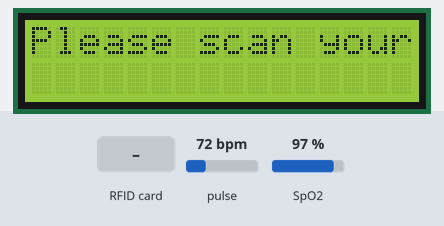
The sketch below on a simulated ESP8266 (NodeMCU). Shown: 16×2 character LCD. Inputs (shaded band) come from the test bench; at power-on: pulse 72 bpm, SpO2 97 %. WiFi joins after 1.5 s; servers stay silent unless stated; uploads are accepted with an empty reply; what the sketch prints to the serial monitor is not drawn.

Above: at 9.1 s.
9.2 s: RFID card 5E 7A 19 C4 held to the reader
At 10.6 s:
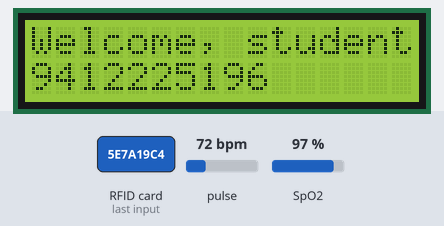
13.7 s: pulse set to 42 bpm
At 16.3 s:
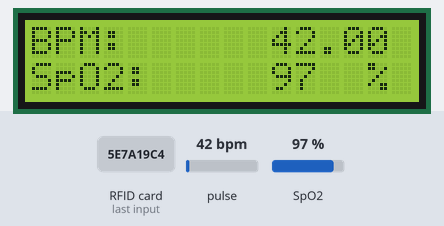
16.7 s: SpO2 set to 80 %
At 19.4 s:
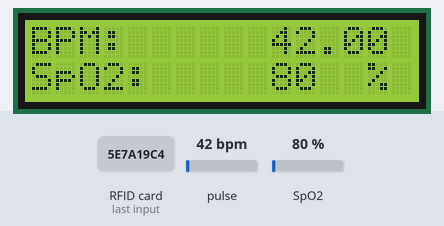
19.7 s: pulse set to 70 bpm
At 22.4 s:
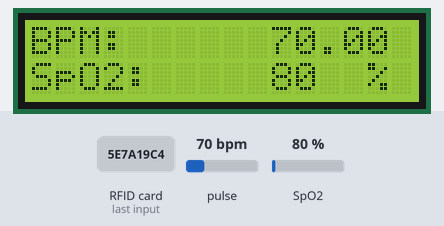
22.7 s: SpO2 set to 85 %
At 43.2 s:
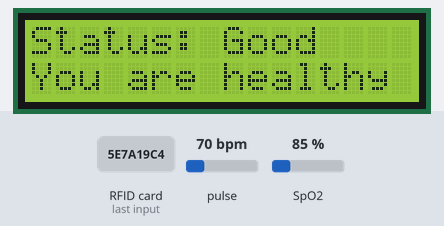
Timing chart, 0 to 44.2 s (numbered marks = the images above; inputs shaded):
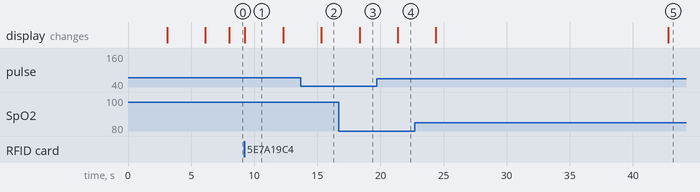

The sketch:

sketch_oct21a.ino
```cpp
#define BLYNK_TEMPLATE_ID "TMPLtaRLfNfT"
#define BLYNK_DEVICE_NAME "Health monitor"
#define BLYNK_AUTH_TOKEN "fM2xLkOtBN-h8GQ4AK3x-ogmplWHTFYd"

constexpr uint8_t RST_PIN = D3; // Configurable, see typical pin layout above
constexpr uint8_t SS_PIN = D4;  // Configurable, see typical pin layout above

#include <SPI.h>
#include <MFRC522.h>

#include <time.h>
#include <NTPClient.h>
#include <WiFiUdp.h>

#include <ESP8266HTTPClient.h>
#include <WiFiClient.h>

#include <Wire.h>
#include <ESP8266WiFi.h>
#include <BlynkSimpleEsp8266.h>
#include "MAX30100_PulseOximeter.h"
// #include <SimpleTimer.h>
// #include <ESP8266WiFi.h>
#include <BlynkSimpleEsp8266.h>
#include <LiquidCrystal_I2C.h>
LiquidCrystal_I2C lcd(0x27, 16, 2);

char auth[] = "fM2xLkOtBN-h8GQ4AK3x-ogmplWHTFYd"; // You should get Auth Token in the Blynk App.
char ssid[] = "A";                                // Your WiFi credentials.
char pass[] = "3fewgwegweg";

MFRC522 rfid(SS_PIN, RST_PIN); // Instance of the class
MFRC522::MIFARE_Key key;

String tag;

// REPLACE with your Domain name and URL path or IP address with path
const char *serverName = "http://healthmonitor1690.000webhostapp.com/post-esp-data.php";

// Keep this API Key value to be compatible with the PHP code provided in the project page.
// If you change the apiKeyValue value, the PHP file /post-esp-data.php also needs to have the same key
String apiKeyValue = "tPmAT5Ab3j7F9";

String status = "";

String sensorName = "MAX30100";
String sensorLocation = "Class";

// declare variable for average reading of heart rate and spo2
float avg_pulse = 0;
float avg_spo2 = 0;

// delacre array variable of 10 element to store the value of heart rate and spo2
float pulse_data[10];
float spo2_data[10];

// Define NTP Client to get time
WiFiUDP ntpUDP;
NTPClient timeClient(ntpUDP, "pool.ntp.org");

#define REPORTING_PERIOD_MS 3000
SimpleTimer timer;

PulseOximeter pox;
uint32_t tsLastReport = 0;

void onBeatDetected()
{
  ;
}

void setup()
{
  Serial.begin(9600);
  Wire.begin(D2, D1);
  lcd.init();
  lcd.backlight();
  lcd.setCursor(3, 0);
  lcd.print("Welcome To");
  lcd.setCursor(0, 1);
  lcd.print("JustDoElectronic");
  delay(3000);
  lcd.clear();
  lcd.setCursor(6, 0);
  lcd.print("IoT");
  lcd.setCursor(1, 1);
  lcd.print("Pulse Oximeter");
  delay(3000);
  lcd.clear();
  Serial.begin(115200);


  Blynk.begin(auth, ssid, pass);
  Serial.print("Initializing pulse oximeter..");
  SPI.begin();     // Init SPI bus
  rfid.PCD_Init(); // Init MFRC522

  // Initialize the PulseOximeter instance
  // Failures are generally due to an improper I2C wiring, missing power supply
  // or wrong target chip
  if (!pox.begin())
  {
    Serial.println("FAILED");
    for (;;)
      ;
  }
  else
  {
    Serial.println("SUCCESS");
    digitalWrite(1, HIGH);
  }
  pox.setIRLedCurrent(MAX30100_LED_CURR_24MA);

  // Register a callback for the beat detection
  pox.setOnBeatDetectedCallback(onBeatDetected);

  timer.setInterval(1000L, getSendData);

  // Connect to Wi-Fi
  Serial.print("Connecting to ");
  Serial.println(ssid);
  WiFi.begin(ssid, pass);
  while (WiFi.status() != WL_CONNECTED)
  {
    delay(500);
    Serial.print(".");
  }

  //  timeClient.begin();
  // Set offset time in seconds to adjust for your timezone, for example:
  // GMT +1 = 3600
  // GMT +8 = 28800
  // GMT -1 = -3600
  // GMT 0 = 0
  // timeClient.setTimeOffset(25200);
}

void hw_wdt_disable(){
  *((volatile uint32_t*) 0x60000900) &= ~(1); // Hardware WDT OFF
}

int count = -2;
String student_id = "";

void loop()
{
  pox.update();
  // timeClient.update();
  // time_t epochTime = timeClient.getEpochTime();
  timer.run(); // Initiates SimpleTimer
  if (count == -2){
  if (!rfid.PICC_IsNewCardPresent())
  {
    // write to LCD "Please scan your card"
    lcd.clear();
    lcd.setCursor(0, 0);
    lcd.print("Please scan your card");

    return;
  }
  // Blynk.run();
  if (rfid.PICC_ReadCardSerial())
  {
    for (byte i = 0; i < 4; i++)
    {
      tag += rfid.uid.uidByte[i];
    }
    student_id = tag;
    count = 9;
    promptAfterScan();

  }

  }
   // use millis to loop displayAndSend() for 10 seconds
  //  for(int i; i < 4; i++) {
    // unsigned long startMillis = millis();
    // while (millis() - startMillis < 10000)
    // {
      // pox.update();
      if (count > -1){

      displayAndSend();
      } else if (count == -1) {
        send();
        displayStatus();
        count = -2;
        student_id = "";
      }

    // }
  // }

  tag = ""; // clear the tag variable
}

void displayStatus() {
  // display status on the LCD screen
  lcd.clear();
  lcd.setCursor(0, 0);
  lcd.print("Status: ");
  lcd.print(status);
  lcd.setCursor(0, 1);
  // if the status is good, display "You are healthy"
  if (status == "Good") {
    lcd.print("You are healthy");
  } else {
    // if the status is bad, display "You are not healthy"
    lcd.print("You are not healthy");
  }

  delay(3000);
}

void promptAfterScan()
{
  Serial.println(tag);

  rfid.PICC_HaltA();
  rfid.PCD_StopCrypto1();
  // display on LCD "Welcome, tag number, please put your finger on the sensor"
  lcd.clear();
  lcd.setCursor(0, 0);
  lcd.print("Welcome, student");
  lcd.setCursor(0, 1);
  lcd.print(tag);
  delay(3000);
  lcd.clear();
  lcd.setCursor(0, 0);
  lcd.print("Please put finger");
  lcd.setCursor(0, 1);
  lcd.print("on the sensor");
  delay(3000);
  lcd.clear();
  lcd.setCursor(0, 0);
}

void getSendData()
{
  ;
}

void displayAndSend()
{
  if (millis() - tsLastReport > REPORTING_PERIOD_MS)
  {
    pox.update();

    // to computer serial monitor
    Serial.print("BPM: ");
    Serial.print(pox.getHeartRate());
    // blue.println("\n");
     pulse_data[count] = pox.getHeartRate();

    Serial.print("    SpO2: ");
    Serial.print(pox.getSpO2());
    Serial.print("%");
    Serial.println("\n");
    spo2_data[count] = pox.getSpO2();

    lcd.clear();
    lcd.setCursor(0, 0);
    lcd.print("BPM: ");
    lcd.setCursor(10, 0);
    lcd.print(pox.getHeartRate());
    lcd.setCursor(0, 1);
    lcd.print("SpO2:");
    lcd.setCursor(10, 1);
    lcd.print(pox.getSpO2());
    lcd.setCursor(14, 1);
    lcd.print("%");


    // Blynk.virtualWrite(V0, pox.getHeartRate() );
    // Blynk.virtualWrite(V1, pox.getSpO2());
    // Blynk.virtualWrite(V2, timeClient.getHours());
    // Blynk.virtualWrite(V3, timeClient.getMinutes());
    // unsigned long epochTime = timeClient.getEpochTime();
    // // struct tm *ptm = gmtime ((time_t *)&epochTime);
    // Blynk.virtualWrite(V4, ptm->tm_mday);
    // Blynk.virtualWrite(V5, ptm->tm_mon+1);
    // Blynk.virtualWrite(V6, ptm->tm_year+1900);
    // Blynk.virtualWrite(V7, timeClient.getSeconds());

    tsLastReport = millis();

    // delay(3000);


    // Send an HTTP POST request every 30 seconds
    // delay(5000);
    count--;
  }
}

// calculate average of an array and return the average
float average(float array[], int length)
{
  float sum = 0;
  for (int i = 0; i < length; i++)
  {
    sum += array[i];
  }
  return sum / length;
}

void send(){
    if(WiFi.status()== WL_CONNECTED){
      WiFiClient client;
      HTTPClient http;
      avg_pulse = average(pulse_data, 10);
      avg_spo2 = average(spo2_data, 10);

      if (avg_pulse >= 160 || avg_pulse <= 50 || avg_spo2 <= 70)
    {
      status = "Bad";
    }
    else if (avg_pulse >= 130 || avg_pulse <= 60 || avg_spo2 <= 85)
    {
      status = "Warning";
    }
    else
    {
      status = "Good";
    }

      // Your Domain name with URL path or IP address with path
      http.begin(client, serverName);

      // Specify content-type header
      http.addHeader("Content-Type", "application/x-www-form-urlencoded");

      // Prepare your HTTP POST request data
      String httpRequestData = "api_key=" + apiKeyValue + "&sensor=" + sensorName
                            + "&location=" + sensorLocation + "&pulse=" + String(avg_pulse)
                            + "&spo2=" + String(avg_spo2) + "&studentStatus=" + status + "&student_id=" + student_id + "";
      Serial.print("httpRequestData: ");
      Serial.println(httpRequestData);

      // You can comment the httpRequestData variable above
      // then, use the httpRequestData variable below (for testing purposes without the BME280 sensor)
      //String httpRequestData = "api_key=tPmAT5Ab3j7F9&sensor=BME280&location=Office&value1=24.75&value2=49.54&value3=1005.14";

      // Send HTTP POST request
      int httpResponseCode = http.POST(httpRequestData);

      // If you need an HTTP request with a content type: text/plain
      //http.addHeader("Content-Type", "text/plain");
      //int httpResponseCode = http.POST("Hello, World!");

      // If you need an HTTP request with a content type: application/json, use the following:
      //http.addHeader("Content-Type", "application/json");
      //int httpResponseCode = http.POST("{\"value1\":\"19\",\"value2\":\"67\",\"value3\":\"78\"}");

      if (httpResponseCode>0) {
        Serial.print("HTTP Response code: ");
        Serial.println(httpResponseCode);
      }
      else {
        Serial.print("Error code: ");
        Serial.println(httpResponseCode);
      }
      // Free resources
      http.end();
    }
    else {
      Serial.println("WiFi Disconnected");
    }
}
```

Measured:
- after the input at 9.2 s, the display: changes after 0.05 s (image 1)
- after the input at 13.7 s, the display: changes after 1.6 s (image 2)
- after the input at 16.7 s, the display: changes after 1.6 s (image 3)
- after the input at 19.7 s, the display: changes after 1.7 s (image 4)
- after the input at 22.7 s, the display: first changes after 1.7 s (image 5 shows a later state)
- what the display in image 1 shows lasts 3.0 s, from 9.3 s to 12.3 s
